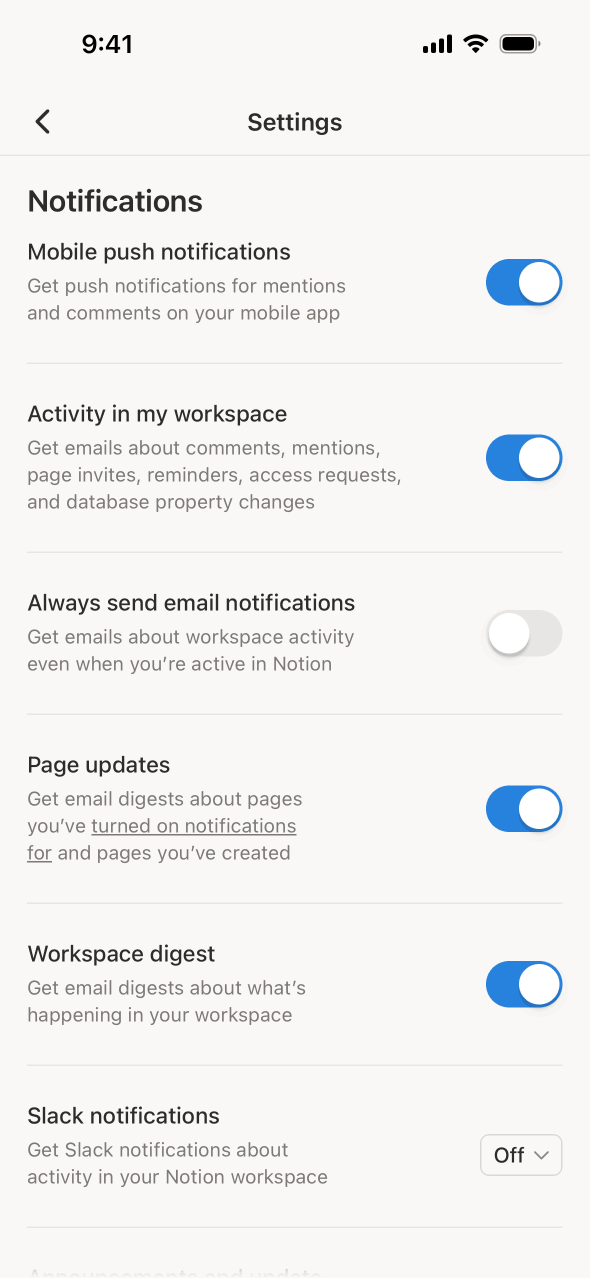
#> input picture mobbin-research/examples/screens/0728149c-34f1-451e-b694-197bc8d15ac7.png, 1179 x 2556 px (shown at 1/2 size)
$ python extract_palette.py ../../mobbin-research/examples/screens/0728149c-34f1-451e-b694-197bc8d15ac7.png
#> lines starting #> are read from the running program, lines starting #| are printed output that depends on the picture
#!/usr/bin/env python3
"""Extract the dominant color palette from a Mobbin screenshot.

Downsamples the image to a small grid and reports the most frequent colors
as hex values, ordered by frequency. Useful for capturing a screen's visual
tone (background, accent colors) for design-spec reports.

Usage:
    extract_palette.py <image-path> [--top N] [--sample PX]

Example:
    extract_palette.py screens/7336baf0-22a8-4e07-be82-59bd383432a4.png --top 6

Requires: Pillow (pip install Pillow)
Exit codes: 0 on success, 1 on failure.
"""

import argparse
import sys
from collections import Counter

try:
    from PIL import Image
except ImportError:
    print("ERROR: Pillow is required (pip install Pillow)", file=sys.stderr)
    sys.exit(1)


def extract_palette(image_path: str, top: int = 6, sample: int = 64) -> list[str]:
#> called with top = 6, sample = 64
    with Image.open(image_path) as img:
#> img is the input picture: PIL image 1179x2556 P; mean R, G, B 241.1, 240.9, 240.7
        rgb = img.convert("RGB")
        small = rgb.resize((sample, sample))
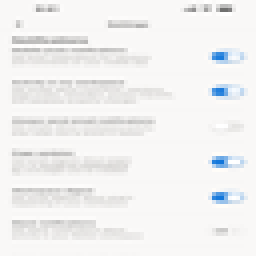
#> small: PIL image 64x64 RGB (shown 4 times larger); mean R, G, B 241.1, 240.9, 240.7
        counts = Counter(small.getdata())
#> counts = 332 items
        most_common = counts.most_common(top)
#> most_common = [((249, 248, 247), 1787), ((248, 247, 246), 462), ((250, 249, 248), 221), ((251, 250, 249), 83), ((252, 251, 250), 72), ((247, 246, 245), 35)]
        return [f"#{r:02X}{g:02X}{b:02X}" for (r, g, b), _ in most_common]


def main() -> int:
    parser = argparse.ArgumentParser(description=__doc__)
    parser.add_argument("image", help="Path to the screenshot image")
    parser.add_argument("--top", type=int, default=6, help="Colors to report (default: 6)")
    parser.add_argument("--sample", type=int, default=64, help="Sample grid size (default: 64)")
    args = parser.parse_args()

    try:
        palette = extract_palette(args.image, top=args.top, sample=args.sample)
#> palette = ['#F9F8F7', '#F8F7F6', '#FAF9F8', '#FBFAF9', '#FCFBFA', '#F7F6F5']
        for color in palette:
            print(color)
#> this loop made 6 passes
#| #F9F8F7
#| #F8F7F6
#| #FAF9F8
#| #FBFAF9
#| #FCFBFA
#| #F7F6F5
        return 0
    except Exception as error:  # noqa: BLE001 - CLI boundary
        print(f"ERROR: {error}", file=sys.stderr)
        return 1


if __name__ == "__main__":
    sys.exit(main())
#> (the program exits here)

$ run again, on mobbin-research/examples/screens/5dfe82cb-ca0c-498e-a18e-391970d07c77.png
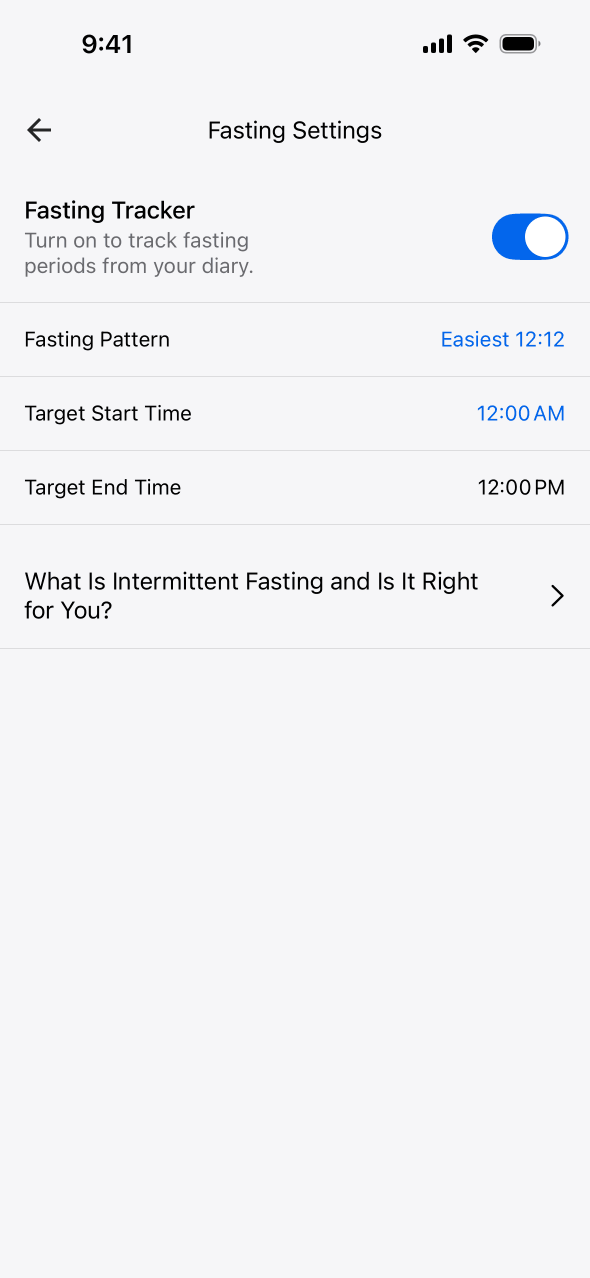
#> input picture mobbin-research/examples/screens/5dfe82cb-ca0c-498e-a18e-391970d07c77.png, 1179 x 2556 px (shown at 1/2 size)
#> in extract_palette, img is the input picture: PIL image 1179x2556 P; mean R, G, B 242, 242.4, 244.8
#> in extract_palette, `small = rgb.resize((sample, sample))`:
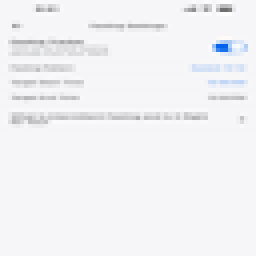
#> small: PIL image 64x64 RGB (shown 4 times larger); mean R, G, B 242, 242.4, 244.8
#> counts = 227 items
#> most_common = [((246, 246, 248), 2952), ((245, 245, 247), 254), ((247, 247, 249), 102), ((248, 248, 250), 75), ((249, 249, 251), 65), ((244, 244, 246), 16)]
#> palette = ['#F6F6F8', '#F5F5F7', '#F7F7F9', '#F8F8FA', '#F9F9FB', '#F4F4F6']
#> the loop in main, `for color in palette:` made 6 passes
#> (printed output is left out)

$ run again, on mobbin-research/examples/screens/8db95913-c9fa-4896-a29f-dd9f1217c419.png
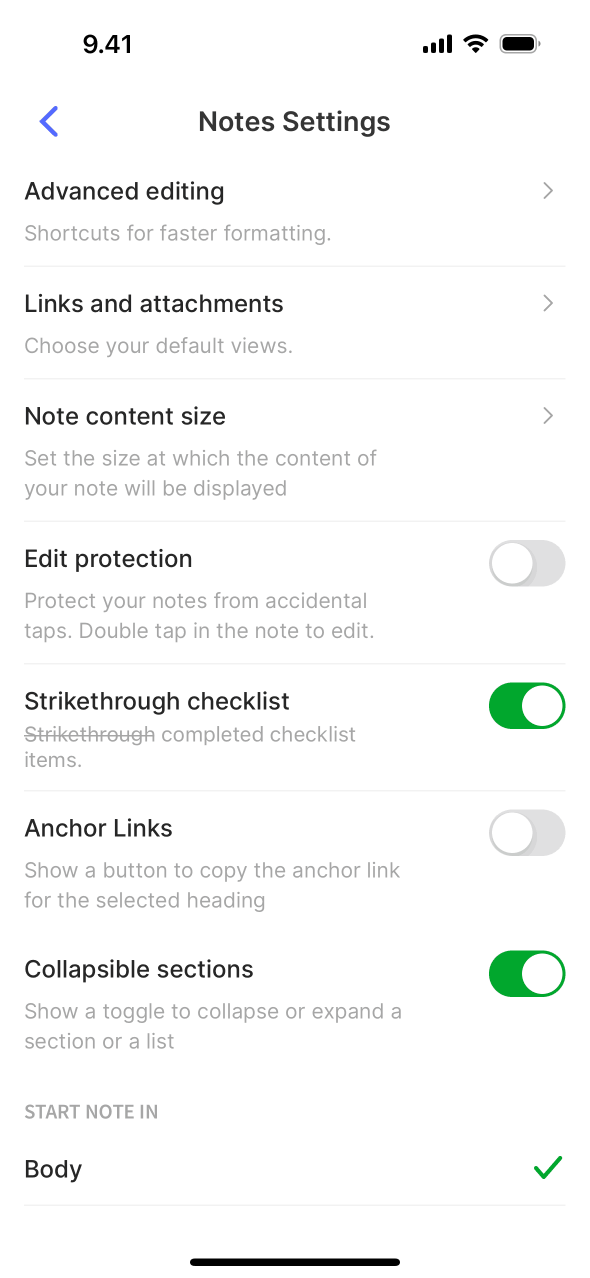
#> input picture mobbin-research/examples/screens/8db95913-c9fa-4896-a29f-dd9f1217c419.png, 1179 x 2556 px (shown at 1/2 size)
#> in extract_palette, img is the input picture: PIL image 1179x2556 P; mean R, G, B 247.8, 248.6, 248.1
#> in extract_palette, `small = rgb.resize((sample, sample))`:
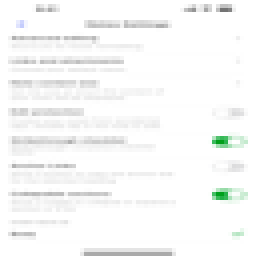
#> small: PIL image 64x64 RGB (shown 4 times larger); mean R, G, B 247.5, 248.3, 247.7
#> counts = 187 items
#> most_common = [((255, 255, 255), 2463), ((254, 254, 254), 303), ((252, 252, 252), 65), ((253, 253, 253), 60), ((250, 250, 250), 58), ((251, 251, 251), 57)]
#> palette = ['#FFFFFF', '#FEFEFE', '#FCFCFC', '#FDFDFD', '#FAFAFA', '#FBFBFB']
#> the loop in main, `for color in palette:` made 6 passes
#> (printed output is left out)

$ run again, on mobbin-research/examples/screens/b86ac678-2438-4180-9fa6-efce9f1e43ea.png
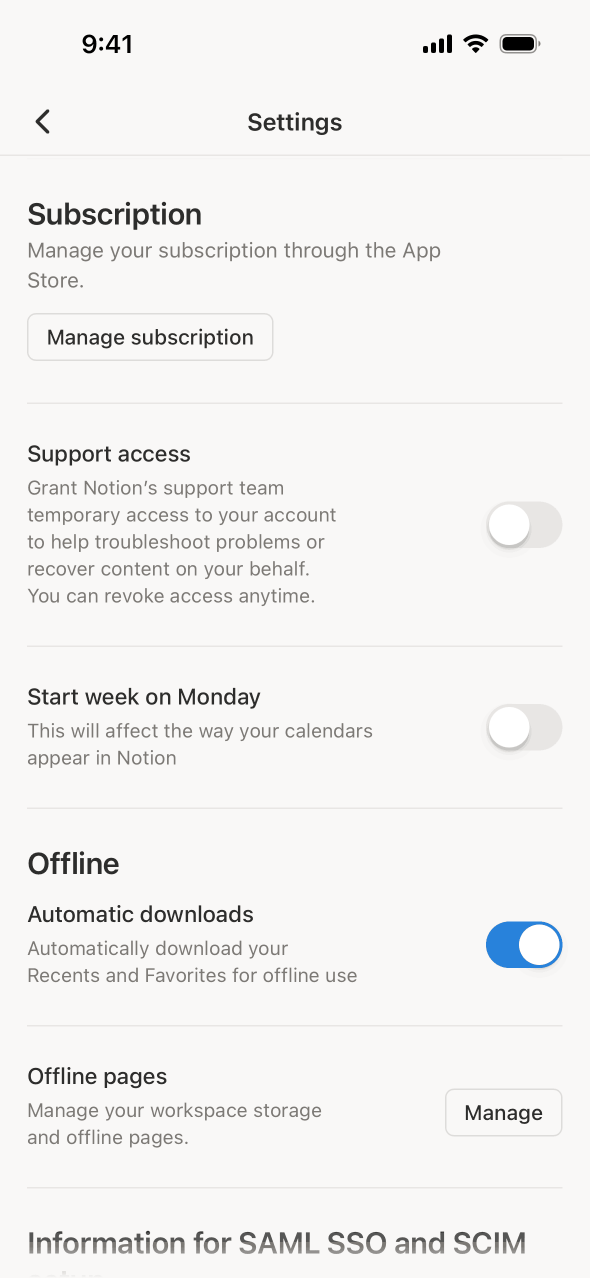
#> input picture mobbin-research/examples/screens/b86ac678-2438-4180-9fa6-efce9f1e43ea.png, 1179 x 2556 px (shown at 1/2 size)
#> in extract_palette, img is the input picture: PIL image 1179x2556 P; mean R, G, B 242.6, 241.8, 240.9
#> in extract_palette, `small = rgb.resize((sample, sample))`:
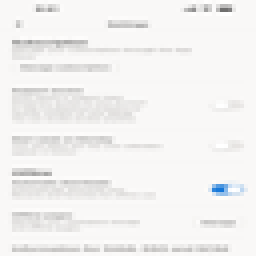
#> small: PIL image 64x64 RGB (shown 4 times larger); mean R, G, B 242.6, 241.8, 241
#> counts = 255 items
#> most_common = [((249, 248, 247), 1954), ((248, 247, 246), 411), ((250, 249, 248), 280), ((251, 250, 249), 94), ((252, 251, 250), 91), ((247, 246, 245), 42)]
#> palette = ['#F9F8F7', '#F8F7F6', '#FAF9F8', '#FBFAF9', '#FCFBFA', '#F7F6F5']
#> the loop in main, `for color in palette:` made 6 passes
#> (printed output is left out)
